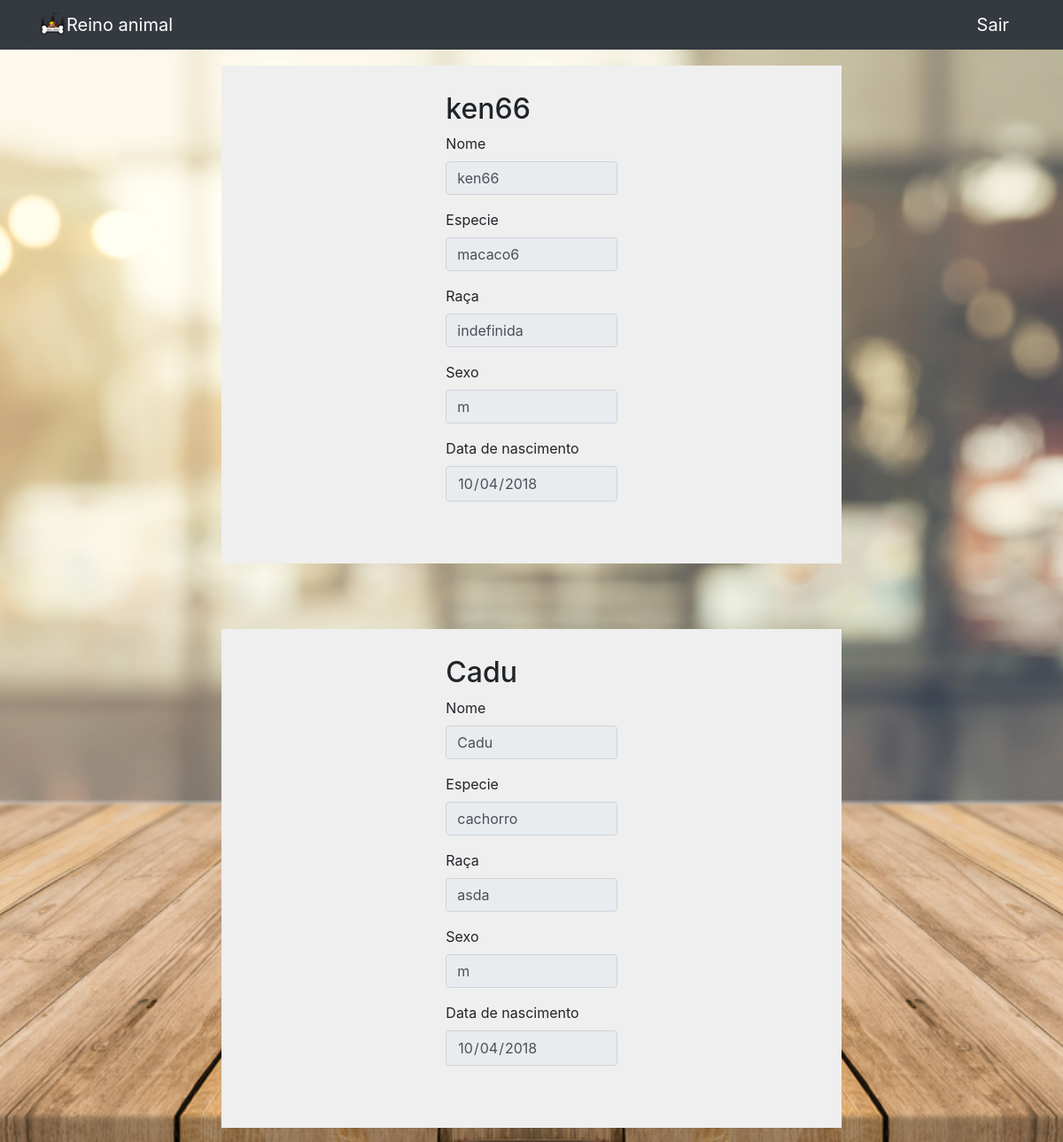
Page /Usuario/telas_usuario/Consulta_ficha_animal.php (signed in) on the committed database.
### tables this page shows
CREATE TABLE `animal` (
  `id_animal` int(11) NOT NULL,
  `especie` varchar(150) NOT NULL,
  `nome` varchar(200) NOT NULL,
  `id_cliente` int(11) NOT NULL,
  `raca` varchar(100) NOT NULL,
  `sexo` char(8) NOT NULL,
  `data_nascimento` date NOT NULL
);

### Administrador/conexao/conexao.php (called while the page is built)
<?php
function connect($banco = "pet",$usuario = "root",$senha = "",$hostname = "localhost"){
    $connect = mysqli_connect($hostname, $usuario, $senha, $banco);
if(!$connect){
    die(trigger_error("não foi possivel estabelecer a conexão!"));
    return false;
}else{
    $db = mysqli_select_db($connect, $banco);
    if(!$db){
        die(trigger_error("não foi possivel selecionar o banco de dados"));
        return false;
    }else{
        return $connect;
    }
}
}

### Usuario/telas_usuario/Consulta_ficha_animal.php (the view, shortened to what this page needs)
<?php
include '../../administrador/conexao/conexao.php';
$id = $_SESSION['id'];
$sql = mysqli_query(connect(), "select animal.id_cliente,animal.nome as nomeAnimal, animal.raca , animal.especie, animal.sexo, animal.data_nascimento from cliente join animal on cliente.id_cliente = animal.id_cliente where animal.id_cliente='$id'");
?>
<DOCTYPE html>
    <html lang="pt-br">
        <head>
            <link rel="stylesheet" href="../../administrador/css/bootstrap.css">
            <link rel="stylesheet" type="text/css" href="../../administrador/css/Estilo_ficha_animal.css">
        </head>
        <body>
            <nav class="navbar fixed-top navbar-expand-lg navbar-dark bg-dark fixed-top">
                <div class="container">
                    <a class="navbar-brand" href="tela_homeCliente.php"><img src="../../administrador/img/reino.png" alt="" width="30px" class="d-inline-block align-top" alt="">Reino animal</a>
                    <div class="collapse navbar-collapse" id="navbarResponsive">
                        <a class="navbar-brand" href="../../administrador/sessao/Logout.php"><img alt="" width="30px" class="d-inline-block align-top" alt="">Sair</a>
                    </div>
                </div>
            </nav>
            <form>
                <?php
                if (mysqli_num_rows($sql) > 0) {
                    while (($consultaA = mysqli_fetch_assoc($sql))) {
                        ?>
                <br/>
                        <div class="requerimento">
                            <div class="container-fluid col-md-7 col-sm-9 col-xs-12">
                                <div class="row">
                                    <div class="col-md-4 col-sm-4 col-xs-12"></div>
                                    <div class="col-md-4 col-sm-4 col-xs-12">
                                        <h2><?php echo $consultaA['nomeAnimal']; ?></h2>
                                        <div class="form-group">
                                            <label>Nome</label>
                                            <input type = "text" class = "form-control"  placeholder = "" value = "<?php echo $consultaA['nomeAnimal']; ?>"required disabled="true">
                                        </div>
                                        <div class="form-group">
                                            <label>Especie</label>
                                            <input type = "text" class = "form-control"  placeholder = "" value = "<?php echo $consultaA['especie']; ?>"required disabled="true">
                                        </div>
                                        <div class="form-group">
                                            <label>Raça</label>
                                            <input type = "text" class = "form-control"  placeholder = "" value = "<?php echo $consultaA['raca']; ?>"required disabled="true">
                                        </div>
                                        <div class="form-group">
                                            <label>Sexo</label>
                                            <input type = "text" class = "form-control"  placeholder = "" value = "<?php echo $consultaA['sexo']; ?>"required disabled="true">
                                        </div>
                                        <div class="form-group">
                                            <label>Data de nascimento</label>
                                            <input type = "date" class = "form-control" placeholder = "Data" value = "<?php echo $consultaA['data_nascimento']; ?>"required disabled="true">
                                        </div>
                                        <br/>
                                    </div>
                                    <div class = "col-md-4 col-sm-4 col-xs-12"></div>
                                </div>
                            </div>
                        </div>
                        <?php
                    }
                }
                ?>
            </form>
        </body>
    </html>

### Administrador/css/Estilo_ficha_animal.css (style rules this page uses)
body { background-image: url("../img/ficha_animal.jpg"); background-repeat:no-repeat; background-position:center; background-size:cover; }
.container-fluid { background: #efefef; margin-top: 50px; padding: 30px; }

### rows in the picture
animal: nome "ken66", especie "macaco6", raca "indefinida", sexo "m", data_nascimento "10/04/2018"
animal: nome "Cadu", especie "cachorro", raca "asda", sexo "m", data_nascimento "10/04/2018"
